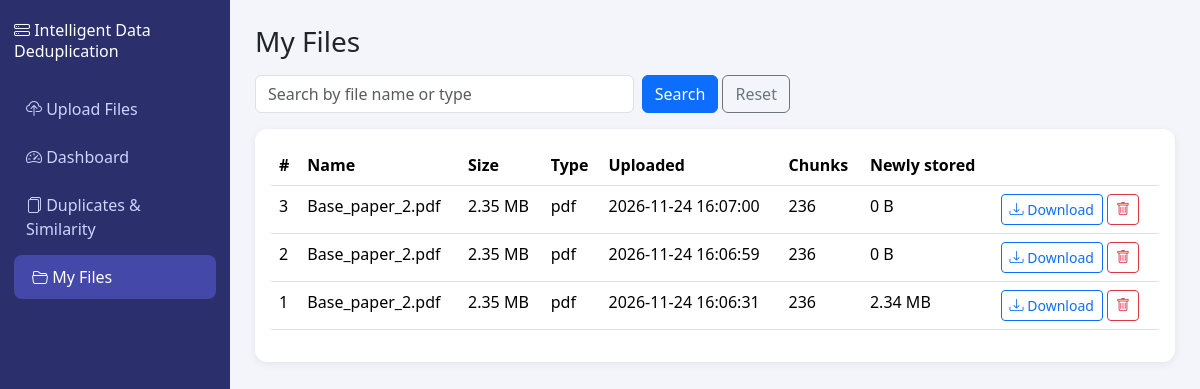
The page /files on the database its author committed.
### tables this page shows
CREATE TABLE files (
        id INTEGER PRIMARY KEY AUTOINCREMENT,
        user_id INTEGER REFERENCES users(id),
        filename TEXT NOT NULL,
        size INTEGER NOT NULL,
        file_type TEXT,
        sha256 TEXT NOT NULL,
        upload_date TEXT,
        chunk_count INTEGER DEFAULT 0,
        stored_bytes INTEGER DEFAULT 0,
        process_time REAL DEFAULT 0,
        memory_mb REAL DEFAULT 0,
        duplicate_of INTEGER
    );

### app.py (the view)
@app.route("/files")
def files():
    q = request.args.get("q", "").strip()
    db = get_db()
    if q:
        rows = db.execute("SELECT * FROM files WHERE filename LIKE ? OR file_type LIKE ? ORDER BY id DESC",
                          ("%" + q + "%", "%" + q + "%")).fetchall()
    else:
        rows = db.execute("SELECT * FROM files ORDER BY id DESC").fetchall()
    db.close()
    return render_template("files.html", page="files", files=rows, q=q)

### app.py (called while the page is built)
def human(n):
    n = float(n or 0)
    for unit in ["B", "KB", "MB", "GB"]:
        if n < 1024 or unit == "GB":
            return "%d B" % n if unit == "B" else "%.2f %s" % (n, unit)
        n /= 1024

### database.py (called while the page is built)
def get_db():
    os.makedirs(os.path.dirname(DB_PATH), exist_ok=True)
    db = sqlite3.connect(DB_PATH)
    db.row_factory = sqlite3.Row
    db.execute("PRAGMA foreign_keys = ON")
    return db

### templates/files.html
{% extends "base.html" %}
{% block content %}
<h3 class="mb-3">My Files</h3>
<form class="row g-2 mb-3" method="get">
  <div class="col-md-5"><input class="form-control" name="q" value="{{ q }}" placeholder="Search by file name or type"></div>
  <div class="col-auto"><button class="btn btn-primary">Search</button> <a href="{{ url_for('files') }}" class="btn btn-outline-secondary">Reset</a></div>
</form>
<div class="card p-3">
  <table class="table table-hover">
    <tr><th>#</th><th>Name</th><th>Size</th><th>Type</th><th>Uploaded</th><th>Chunks</th><th>Newly stored</th><th></th></tr>
    {% for f in files %}
    <tr>
      <td>{{ f.id }}</td>
      <td>{{ f.filename }}{% if f.duplicate_of %} <span class="badge bg-warning text-dark">duplicate</span>{% endif %}</td>
      <td>{{ f.size|size }}</td><td>{{ f.file_type }}</td><td>{{ f.upload_date }}</td><td>{{ f.chunk_count }}</td><td>{{ f.stored_bytes|size }}</td>
      <td class="text-nowrap">
        <a class="btn btn-sm btn-outline-primary" href="{{ url_for('download', file_id=f.id) }}"><i class="bi bi-download"></i> Download</a>
        <form method="post" action="{{ url_for('delete', file_id=f.id) }}" class="d-inline" onsubmit="return confirm('Delete this file?')">
          <button class="btn btn-sm btn-outline-danger"><i class="bi bi-trash"></i></button>
        </form>
      </td>
    </tr>
    {% else %}<tr><td colspan="8" class="text-muted">No files</td></tr>{% endfor %}
  </table>
</div>
{% endblock %}

### static/style.css (style rules this page uses)
body { background: #f3f5fa; }
.card { border: none; border-radius: 12px; box-shadow: 0 2px 8px rgba(0,0,0,0.07); animation: fadein 0.5s; }

### rows shown on the page
files: id "3", filename "Base_paper_2.pdf", size|size "2.35 MB", file_type "pdf", upload_date "2026-11-24 16:07:00", chunk_count "236", stored_bytes|size "0 B"
files: id "2", filename "Base_paper_2.pdf", size|size "2.35 MB", file_type "pdf", upload_date "2026-11-24 16:06:59", chunk_count "236", stored_bytes|size "0 B"
files: id "1", filename "Base_paper_2.pdf", size|size "2.35 MB", file_type "pdf", upload_date "2026-11-24 16:06:31", chunk_count "236", stored_bytes|size "2.34 MB"
